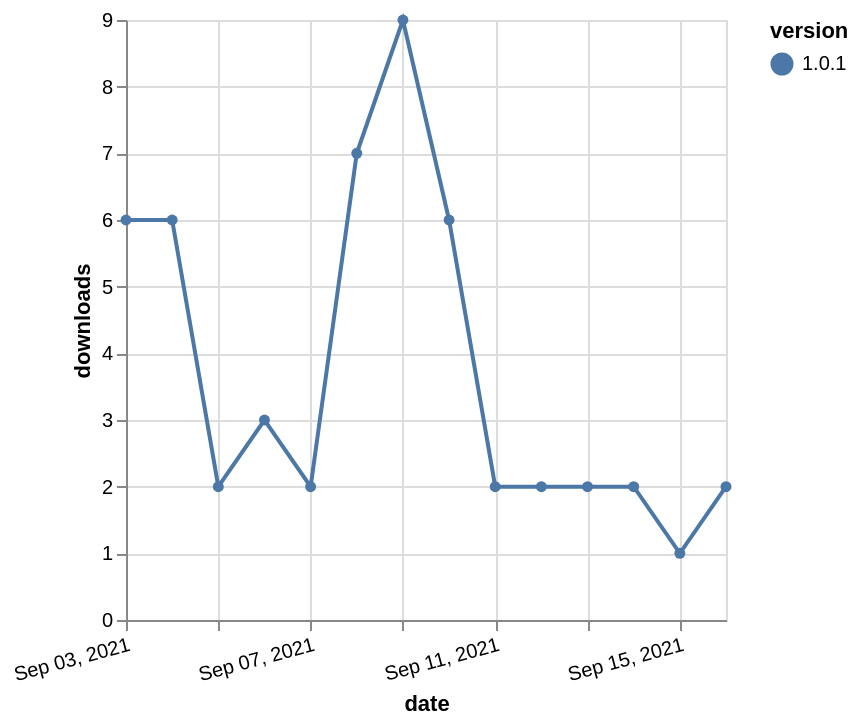

Here is the Vega-Lite specification saved for this chart:
### Vega-Lite specification from a JSON file in a GitHub repository (floating-point values rounded to 4 significant figures)
{"$schema": "https://vega.github.io/schema/vega-lite/v5.json", "description": "A simple bar chart with embedded data.", "data": {"values": [{"date": "2021-09-03", "total": 337, "delta": 6, "version": "1.0.1"}, {"date": "2021-09-04", "total": 343, "delta": 6, "version": "1.0.1"}, {"date": "2021-09-05", "total": 345, "delta": 2, "version": "1.0.1"}, {"date": "2021-09-06", "total": 348, "delta": 3, "version": "1.0.1"}, {"date": "2021-09-07", "total": 350, "delta": 2, "version": "1.0.1"}, {"date": "2021-09-08", "total": 357, "delta": 7, "version": "1.0.1"}, {"date": "2021-09-09", "total": 366, "delta": 9, "version": "1.0.1"}, {"date": "2021-09-10", "total": 372, "delta": 6, "version": "1.0.1"}, {"date": "2021-09-11", "total": 374, "delta": 2, "version": "1.0.1"}, {"date": "2021-09-12", "total": 376, "delta": 2, "version": "1.0.1"}, {"date": "2021-09-13", "total": 378, "delta": 2, "version": "1.0.1"}, {"date": "2021-09-14", "total": 380, "delta": 2, "version": "1.0.1"}, {"date": "2021-09-15", "total": 381, "delta": 1, "version": "1.0.1"}, {"date": "2021-09-16", "total": 383, "delta": 2, "version": "1.0.1"}]}, "width": "container", "mark": {"type": "line", "point": {"filled": true}}, "encoding": {"x": {"field": "date", "type": "temporal", "timeUnit": "yearmonthdate", "title": "date", "axis": {"labelAngle": -15}}, "y": {"field": "delta", "type": "quantitative", "title": "downloads"}, "color": {"field": "version", "type": "nominal"}, "tooltip": {"field": "delta"}}}
